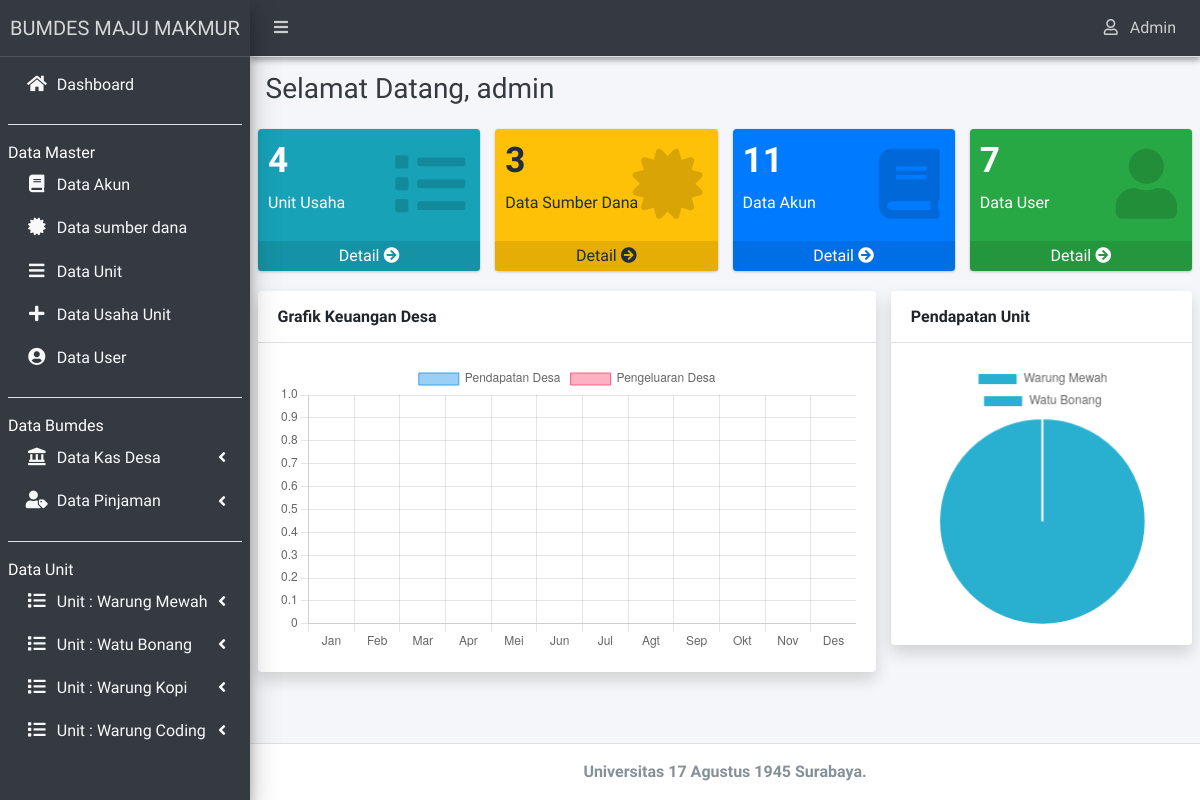
The page /admin/index.php (signed in) on the database its author committed.
### tables this page shows
CREATE TABLE `tb_unit` (
  `id_unit` int(11) NOT NULL,
  `nama_unit` varchar(30) DEFAULT NULL
);

### admin/_menu.php (the view, shortened to what this page needs)
<li class="nav-item">
	<a href="?hal=beranda" class="nav-link text-light">
		<i class="nav-icon fas fa-home"></i>
		<p> Dashboard </p>
	</a>
</li>
<?php if($_SESSION['level_user']=='Admin' || $_SESSION['level_user']=='Bendahara'){ ?>
	<li class="nav-item">
		<hr class="bg-gradient-light">
	</li>
	<div class="sidebar-heading text-white">Data Master</div>
    <li class="nav-item">
		<a class="nav-link text-light" href="?hal=akun">
			<i class="fa fa-book nav-icon"></i>
			<p>Data Akun</p>
		</a>
    </li>
    <li class="nav-item">
		<a class="nav-link text-light" href="?hal=ind">
			<i class="fa fa-certificate nav-icon"></i>
			<p>Data sumber dana</p>
		</a>
    </li>
    <li class="nav-item">
		<a class="nav-link text-light" href="?hal=unit" >
			<i class="fa fa-bars nav-icon"></i>
			<p>Data Unit</p>
		</a>
    </li>
    <li class="nav-item">
		<a class="nav-link text-light" href="?hal=kegiatan">
			<i class="fa fa-plus nav-icon"></i>
			<p>Data Usaha Unit</p>
		</a>
    </li>
    <li class="nav-item">
		<a class="nav-link text-light" href="?hal=user">
			<i class="fa fa-user-circle nav-icon"></i>
			<p>Data User</p>
		</a>
    </li>
	<li class="nav-item">
		<hr class="bg-gradient-light">
	</li>
	<div class="sidebar-heading text-white">Data Bumdes</div>
	<li class="nav-item">
		<a href="#" class="nav-link text-light">
			<i class="fas fa-solid fa-landmark nav-icon"></i>
			<p> Data Kas Desa <i class="fas fa-angle-left right"></i></p>
		</a>
    </li>
	<li class="nav-item">
		<a href="#" class="nav-link text-light">
			<i class="fas fa-solid fa-user-tag nav-icon"></i>
			<p>
			Data Pinjaman
			<i class="fas fa-angle-left right"></i>
			</p>
		</a>
    </li>
<?php } else if (isset($_SESSION['level_user'])=="Kepala Desa") { ?>
	<li class="nav-item has-treeview">
			<a href="#" class="nav-link text-light">
				<i class="nav-icon fas fa-list"></i>
				<p>
					Data Bumdes
					<i class="fas fa-angle-left right"></i>
				</p>
			</a>
			<ul class="nav nav-treeview text-light">
				<li class="nav-item">
					<a href="?hal=lap_buku_besar_kas" class="nav-link text-light">
						<i class="fa fa-bookmark nav-icon"></i>
						<p>Buku Besar</p>
					</a>
				</li>
				<li class="nav-item">
					<a href="?hal=lap_arus_kas_desa" class="nav-link text-light">
						<i class="fa fa-angle-double-right nav-icon"></i>
						<p>Arus Kas</p>
					</a>
				</li>
				<li class="nav-item">
					<a href="?hal=lap_neraca_kas" class="nav-link text-light">
						<i class="fa fa-balance-scale nav-icon"></i>
						<p>Neraca</p>
					</a>
				</li>
			</ul>
		</li>
<?php } ?>
<li class="nav-item">
	<hr class="bg-light">
</li>
<div class="sidebar-heading text-white">Data Unit</div>
<?php
$query="SELECT * from tb_unit";
$result=$mysqli->query($query);
$num_result=$result->num_rows;
if ($num_result > 0 ) {
	while ($data=mysqli_fetch_assoc($result)) {
		extract($data);  ?>
		<li class="nav-item has-treeview">
			<a href="#" class="nav-link text-light">
				<i class="nav-icon fas fa-list"></i>
				<p>
					Unit : <?=$nama_unit;?>
					<i class="fas fa-angle-left right"></i>
				</p>
			</a>
		</li>
		<?php } } ?>

### rows shown on the page
tb_unit: nama_unit "Warung Mewah"
tb_unit: nama_unit "Watu Bonang"
tb_unit: nama_unit "Warung Kopi"
tb_unit: nama_unit "Warung Coding"

### other values the page prints
$_SESSION['level_user'] "Admin"
$_SESSION['nama'] "admin"
JumlahData($mysqli,"tb_unit") "4"
JumlahData($mysqli,"tb_index") "3"
JumlahData($mysqli,"tb_akun") "11"
JumlahData($mysqli,"tb_user") "7"
chart data {{ json_encode($bulan1) }} ["Jan","Feb","Mar","Apr","Mei","Jun","Jul","Agt","Sep","Okt","Nov","Des"]
chart data {{ json_encode($hasil1) }} [0]
chart data {{ json_encode($hasil2) }} [0]
chart data {{ $dataz3['nama_unit'] }} Warung Mewah, Watu Bonang
